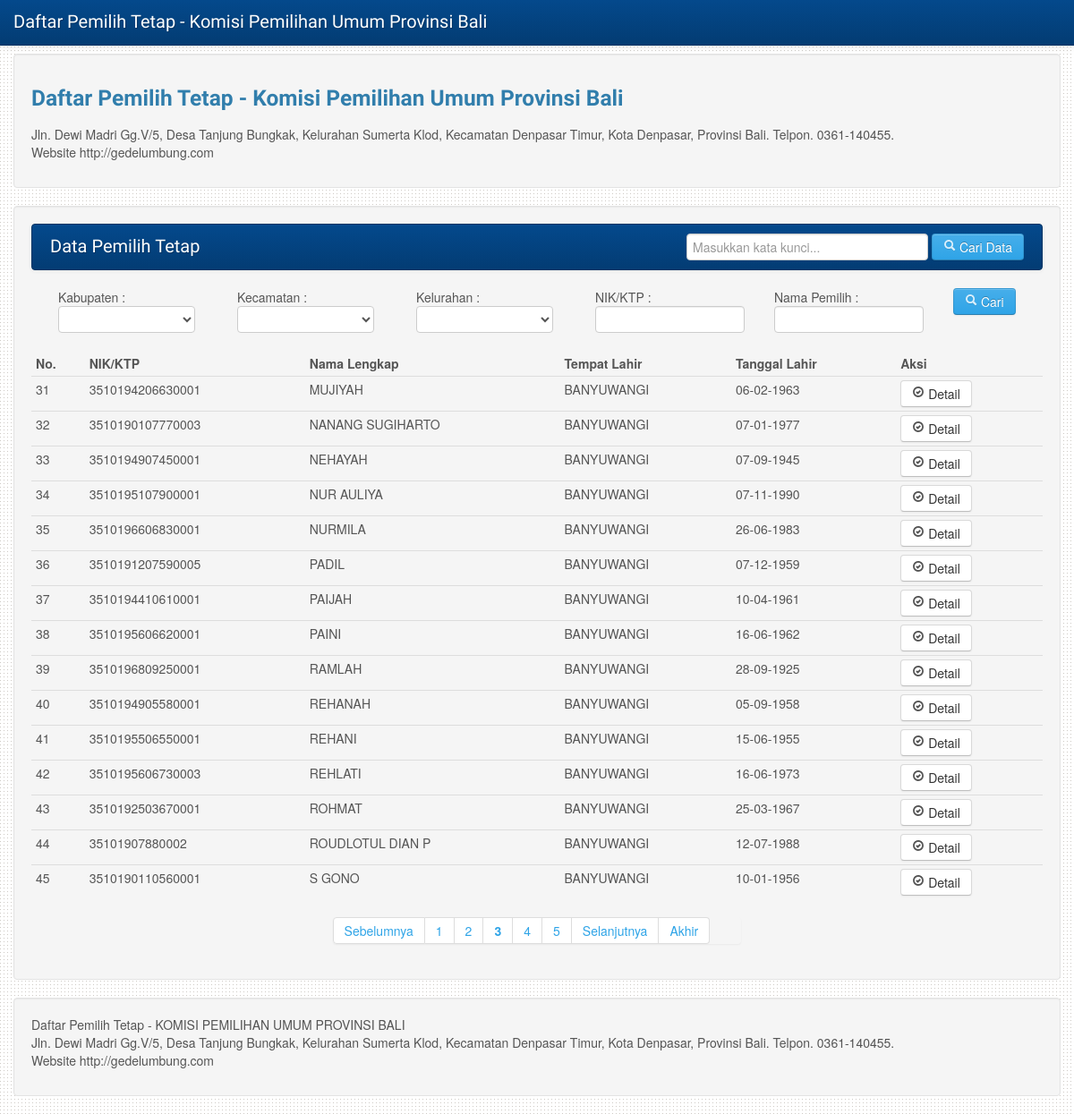
/app_front/cari/30, run on the app's committed database.
### tables this page shows
CREATE TABLE IF NOT EXISTS `tbl_data_pemilih` (
  `id_data_pemilih` int(11) NOT NULL AUTO_INCREMENT,
  `id_kabupaten` int(10) NOT NULL,
  `id_kecamatan` int(10) NOT NULL,
  `id_kelurahan_desa` int(10) NOT NULL,
  `id_tps` int(10) NOT NULL,
  `nik_ktp` varchar(50) NOT NULL,
  `nama_lengkap` varchar(100) NOT NULL,
  `tempat_lahir` varchar(50) NOT NULL,
  `tanggal_lahir` varchar(50) NOT NULL,
  `umur` varchar(10) NOT NULL,
  `stts_perkawinan` varchar(1) DEFAULT NULL,
  `jk_l` varchar(2) DEFAULT NULL,
  `jk_p` varchar(2) DEFAULT NULL,
  `alamat` text,
  `keterangan` text,
  PRIMARY KEY (`id_data_pemilih`)
);

### application/controllers/app_front.php (called while the page is built, shortened)
<?php if ( ! defined('BASEPATH')) exit('No direct script access allowed');
class app_front extends CI_Controller {
	public function cari()
	{
		if($this->input->post("cari")=="")
		{
			$kata = $this->session->userdata('kata_cari');
		}
		else
		{
			$sess_data['kata_cari'] = $this->input->post("cari");
			$this->session->set_userdata($sess_data);
			$kata = $this->session->userdata('kata_cari');
		}
		$set_sess['id_kabupaten_session'] = $this->session->userdata("id_kabupaten_session");
		$set_sess['id_kecamatan_session'] = $this->session->userdata("id_kecamatan_session");
		$set_sess['id_kelurahan_session'] = $this->session->userdata("id_kelurahan_session");
		$set_sess['id_nik'] = $this->session->userdata("id_nik");
		$set_sess['id_nama'] = $this->session->userdata("id_nama");
		$this->session->unset_userdata($set_sess);
		$page=$this->uri->segment(3);
		$limit=$this->config->item('limit_data');
		if(!$page):
		$offset = 0;
		else:
		$offset = $page;
		endif;
		$d['tot'] = $offset;
		$tot_hal = $this->db->query("select * from tbl_data_pemilih where nama_lengkap like '%".$kata."%'");
		$config['base_url'] = base_url() . 'app_front/cari/';
		$config['total_rows'] = $tot_hal->num_rows();
		$config['per_page'] = $limit;
		$config['uri_segment'] = 3;
		$config['first_link'] = 'Awal';
		$config['last_link'] = 'Akhir';
		$config['next_link'] = 'Selanjutnya';
		$config['prev_link'] = 'Sebelumnya';
		$this->pagination->initialize($config);
		$d["paginator"] =$this->pagination->create_links();
		$d['data_get'] = $this->db->query("select * from tbl_data_pemilih where nama_lengkap like '%".$kata."%' LIMIT ".$offset.",".$limit."");
		$d['data_kabupaten'] = $this->db->get("tbl_kabupaten");
		$d['data_kecamatan'] = $this->db->get("tbl_kecamatan");
		$d['data_kelurahan'] = $this->db->get("tbl_kelurahan_desa");
		$d['data_tps'] = $this->db->get("tbl_tps");
		$this->load->view("app_front/global/header",$d);
		$this->load->view("app_front/data_pemilih/home");
		$this->load->view("app_front/global/footer");
	}
}

### index.php (called while the page is built, shortened)
<?php
require_once BASEPATH.'core/CodeIgniter.php';

### application/views/app_front/data_pemilih/home.php (the view, shortened to what this page needs)
    <div class="container">
	<div class="well">
	  <div class="row">
		<div class="span">
		  <h3><?php echo $this->config->item("nama_perusahaan"); ?></h3>
		  <p><?php echo $this->config->item("alamat_perusahaan"); ?></p>
		</div>
	  </div>
	</div>
  <div class="well">
	<div class="navbar navbar-inverse">
	  <div class="navbar-inner">
		<div class="container">
		  <a class="brand" href="#">Data Pemilih Tetap</a>
		<div class="span5 pull-right">
		<?php echo form_open("app_front/cari",'class="navbar-form pull-right"'); ?>
		  <input type="text" class="span3" placeholder="Masukkan kata kunci..." name="cari">
		  <button type="submit" class="btn btn-primary"><i class="icon-search icon-white"></i> Cari Data</button>
		<?php echo form_close(); ?>
		</div>
		</div>
	  </div>
	</div>
	  <section>
	<?php echo form_open("app_front/set",'name="frm_filter"'); ?>
	<p class="span2">
		Kabupaten :
		<select data-placeholder="Pilih Kabupaten..." class="chzn-select" style="width:90%;" tabindex="2" name="id_kabupaten" id="id_kabupaten">
		<option value=""></option>
		<?php
			foreach($data_kabupaten->result_array() as $d)
			{
				if($this->session->userdata("id_kabupaten_session")==$d['id_kabupaten'])
				{
		?>
			<option value="<?php echo $d['id_kabupaten']; ?>" selected="selected"><?php echo $d['nama_kabupaten']; ?></option>
		<?php
				}
				else
				{
		?>
			<option value="<?php echo $d['id_kabupaten']; ?>"><?php echo $d['nama_kabupaten']; ?></option>
		<?php
				}
			}
		?>
	  </select>
	</p>
	<p class="span2">
		Kecamatan :
		<select data-placeholder="Pilih Kecamatan..." class="chzn-select" style="width:90%;" tabindex="2" name="id_kecamatan" id="id_kecamatan">
		<option value=""></option>
		<?php
			foreach($data_kecamatan->result_array() as $d)
			{
				if($this->session->userdata("id_kecamatan_session")==$d['id_kecamatan'])
				{
		?>
			<option value="<?php echo $d['id_kecamatan']; ?>" selected="selected"><?php echo $d['nama_kecamatan']; ?></option>
		<?php
				}
				else
				{
		?>
			<option value="<?php echo $d['id_kecamatan']; ?>"><?php echo $d['nama_kecamatan']; ?></option>
		<?php
				}
			}
		?>
	  </select>
	</p>
	<p class="span2">
		Kelurahan :
		<select data-placeholder="Pilih Kelurahan/Desa..." class="chzn-select" style="width:90%;" tabindex="2" name="id_kelurahan_desa" id="id_kelurahan_desa">
		<option value=""></option>
		<?php
			foreach($data_kelurahan->result_array() as $d)
			{
				if($this->session->userdata("id_kelurahan_session")==$d['id_kelurahan_desa'])
				{
		?>
			<option value="<?php echo $d['id_kelurahan_desa']; ?>" selected="selected"><?php echo $d['nama_kelurahan_desa']; ?></option>
		<?php
				}
				else
				{
		?>
			<option value="<?php echo $d['id_kelurahan_desa']; ?>"><?php echo $d['nama_kelurahan_desa']; ?></option>
		<?php
				}
			}
		?>
	  </select>
	</p>
	<p class="span2">
		NIK/KTP :
		<input type="text" name="nik" value="<?php echo $this->session->userdata("id_nik"); ?>" style="width:90%;">
	</p>
	<p class="span2">
		Nama Pemilih :
		<input type="text" name="nama_pemilih" value="<?php echo $this->session->userdata("id_nama"); ?>" style="width:90%;">
	</p>
	<p class="span1">
		<button type="submit" class="btn btn-primary"><i class="icon-search icon-white"></i> Cari</button>
	</p>
	<?php echo form_close(); ?>
 		<section>
		  <table class="table table-hover table-condensed">
		    <thead>
		      <tr>
		        <th>No.</th>
		        <th>NIK/KTP</th>
		        <th>Nama Lengkap</th>
		        <th>Tempat Lahir</th>
				<th>Tanggal Lahir</th>
				<th>Aksi</th>
		      </tr>
		    </thead>
		    <tbody>
		<?php
			$no=1+$tot;
			foreach($data_get->result_array() as $dp)
			{
			?>
		      <tr>
		        <td><?php echo $no; ?></td>
		        <td><?php echo $dp['nik_ktp']; ?></td>
		        <td><?php echo $dp['nama_lengkap']; ?></td>
		        <td><?php echo $dp['tempat_lahir']; ?></td>
		        <td><?php echo $dp['tanggal_lahir']; ?></td>
				<td>
			        <div class="btn-group">
			          <a class="btn small-box" href="<?php echo base_url(); ?>app_front/detail/<?php echo $dp['id_data_pemilih']; ?>"><i class="icon-ok-circle"></i> Detail</a>
			        </div>
				</td>
		      </tr>
			 <?php
			 		$no++;
			 	}
			 ?>
		    </tbody>
		  </table>
		</section>
	<div class="pagination pagination-centered">
		<ul>
		<?php
			echo $paginator;
		?>
		</ul>
	</div>
</section>
  </div>

### data on the page
tbl_data_pemilih: nik_ktp "3510194206630001", nama_lengkap "MUJIYAH", tempat_lahir "BANYUWANGI", tanggal_lahir "06-02-1963"
tbl_data_pemilih: nik_ktp "3510190107770003", nama_lengkap "NANANG SUGIHARTO", tempat_lahir "BANYUWANGI", tanggal_lahir "07-01-1977"
tbl_data_pemilih: nik_ktp "3510194907450001", nama_lengkap "NEHAYAH", tempat_lahir "BANYUWANGI", tanggal_lahir "07-09-1945"
tbl_data_pemilih: nik_ktp "3510195107900001", nama_lengkap "NUR AULIYA", tempat_lahir "BANYUWANGI", tanggal_lahir "07-11-1990"
tbl_data_pemilih: nik_ktp "3510196606830001", nama_lengkap "NURMILA", tempat_lahir "BANYUWANGI", tanggal_lahir "26-06-1983"
tbl_data_pemilih: nik_ktp "3510191207590005", nama_lengkap "PADIL", tempat_lahir "BANYUWANGI", tanggal_lahir "07-12-1959"
tbl_data_pemilih: nik_ktp "3510194410610001", nama_lengkap "PAIJAH", tempat_lahir "BANYUWANGI", tanggal_lahir "10-04-1961"
tbl_data_pemilih: nik_ktp "3510195606620001", nama_lengkap "PAINI", tempat_lahir "BANYUWANGI", tanggal_lahir "16-06-1962"
tbl_data_pemilih: nik_ktp "3510196809250001", nama_lengkap "RAMLAH", tempat_lahir "BANYUWANGI", tanggal_lahir "28-09-1925"
tbl_data_pemilih: nik_ktp "3510194905580001", nama_lengkap "REHANAH", tempat_lahir "BANYUWANGI", tanggal_lahir "05-09-1958"
tbl_data_pemilih: nik_ktp "3510195506550001", nama_lengkap "REHANI", tempat_lahir "BANYUWANGI", tanggal_lahir "15-06-1955"
tbl_data_pemilih: nik_ktp "3510195606730003", nama_lengkap "REHLATI", tempat_lahir "BANYUWANGI", tanggal_lahir "16-06-1973"
tbl_data_pemilih: nik_ktp "3510192503670001", nama_lengkap "ROHMAT", tempat_lahir "BANYUWANGI", tanggal_lahir "25-03-1967"
tbl_data_pemilih: nik_ktp "35101907880002", nama_lengkap "ROUDLOTUL DIAN P", tempat_lahir "BANYUWANGI", tanggal_lahir "12-07-1988"
tbl_data_pemilih: nik_ktp "3510190110560001", nama_lengkap "S GONO", tempat_lahir "BANYUWANGI", tanggal_lahir "10-01-1956"

### other printed values
$this->config->item("nama_perusahaan") "Daftar Pemilih Tetap - Komisi Pemilihan Umum Provinsi Bali"
$paginator "Sebelumnya 1 2 3 4 5 Selanjutnya Akhir"
